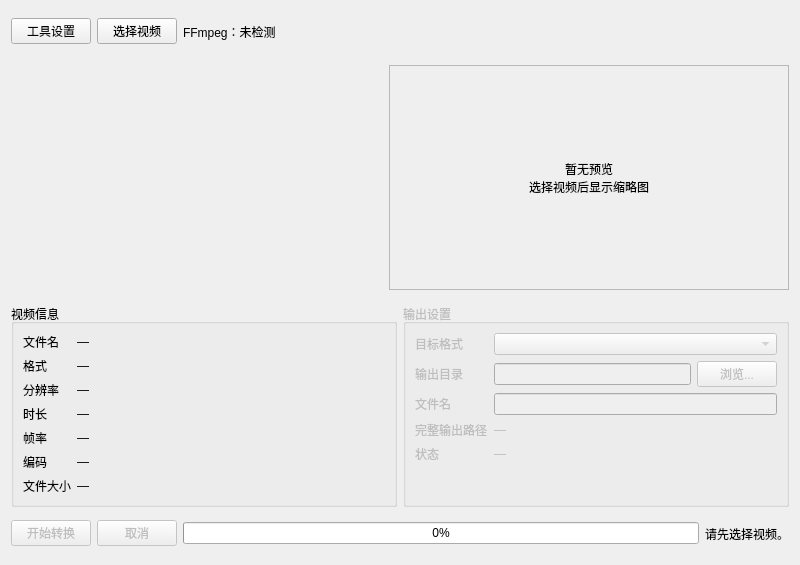
<?xml version="1.0" encoding="UTF-8"?>
<ui version="4.0">
 <class>Widget</class>
 <widget class="QWidget" name="Widget">
  <property name="geometry">
   <rect>
    <x>0</x>
    <y>0</y>
    <width>800</width>
    <height>565</height>
   </rect>
  </property>
  <property name="windowTitle">
   <string>视频格式转换器</string>
  </property>
  <layout class="QVBoxLayout" name="mainLayout">
   <item>
    <layout class="QHBoxLayout" name="toolbarLayout">
     <item>
      <widget class="QPushButton" name="settingsButton">
       <property name="text">
        <string>工具设置</string>
       </property>
      </widget>
     </item>
     <item>
      <widget class="QPushButton" name="browseButton">
       <property name="text">
        <string>选择视频</string>
       </property>
      </widget>
     </item>
     <item>
      <widget class="QLabel" name="toolStatusLabel">
       <property name="text">
        <string>FFmpeg：未检测</string>
       </property>
      </widget>
     </item>
     <item>
      <spacer name="toolbarSpacer">
       <property name="orientation">
        <enum>Qt::Orientation::Horizontal</enum>
       </property>
       <property name="sizeHint" stdset="0">
        <size>
         <width>40</width>
         <height>20</height>
        </size>
       </property>
      </spacer>
     </item>
    </layout>
   </item>
   <item>
    <layout class="QHBoxLayout" name="previewLayout">
     <item>
      <widget class="DropArea" name="dropArea">
       <property name="minimumSize">
        <size>
         <width>0</width>
         <height>240</height>
        </size>
       </property>
      </widget>
     </item>
     <item>
      <widget class="QLabel" name="thumbnailLabel">
       <property name="minimumSize">
        <size>
         <width>400</width>
         <height>225</height>
        </size>
       </property>
       <property name="maximumSize">
        <size>
         <width>400</width>
         <height>225</height>
        </size>
       </property>
       <property name="accessibleName">
        <string>视频缩略图</string>
       </property>
       <property name="accessibleDescription">
        <string>缩略图未加载</string>
       </property>
       <property name="frameShape">
        <enum>QFrame::Shape::StyledPanel</enum>
       </property>
       <property name="text">
        <string>暂无预览
选择视频后显示缩略图</string>
       </property>
       <property name="alignment">
        <set>Qt::AlignmentFlag::AlignCenter</set>
       </property>
       <property name="wordWrap">
        <bool>true</bool>
       </property>
      </widget>
     </item>
    </layout>
   </item>
   <item>
    <layout class="QHBoxLayout" name="bottomLayout">
     <item>
      <widget class="QGroupBox" name="infoGroup">
       <property name="sizePolicy">
        <sizepolicy hsizetype="Expanding" vsizetype="Preferred">
         <horstretch>1</horstretch>
         <verstretch>0</verstretch>
        </sizepolicy>
       </property>
       <property name="title">
        <string>视频信息</string>
       </property>
       <layout class="QFormLayout" name="infoLayout">
        <item row="0" column="0">
         <widget class="QLabel" name="fileNameTitle">
          <property name="text">
           <string>文件名</string>
          </property>
         </widget>
        </item>
        <item row="0" column="1">
         <widget class="QLabel" name="fileNameValue">
          <property name="sizePolicy">
           <sizepolicy hsizetype="Ignored" vsizetype="Preferred">
            <horstretch>0</horstretch>
            <verstretch>0</verstretch>
           </sizepolicy>
          </property>
          <property name="text">
           <string>—</string>
          </property>
          <property name="wordWrap">
           <bool>false</bool>
          </property>
         </widget>
        </item>
        <item row="1" column="0">
         <widget class="QLabel" name="containerTitle">
          <property name="text">
           <string>格式</string>
          </property>
         </widget>
        </item>
        <item row="1" column="1">
         <widget class="QLabel" name="containerValue">
          <property name="text">
           <string>—</string>
          </property>
         </widget>
        </item>
        <item row="2" column="0">
         <widget class="QLabel" name="resolutionTitle">
          <property name="text">
           <string>分辨率</string>
          </property>
         </widget>
        </item>
        <item row="2" column="1">
         <widget class="QLabel" name="resolutionValue">
          <property name="text">
           <string>—</string>
          </property>
         </widget>
        </item>
        <item row="3" column="0">
         <widget class="QLabel" name="durationTitle">
          <property name="text">
           <string>时长</string>
          </property>
         </widget>
        </item>
        <item row="3" column="1">
         <widget class="QLabel" name="durationValue">
          <property name="text">
           <string>—</string>
          </property>
         </widget>
        </item>
        <item row="4" column="0">
         <widget class="QLabel" name="frameRateTitle">
          <property name="text">
           <string>帧率</string>
          </property>
         </widget>
        </item>
        <item row="4" column="1">
         <widget class="QLabel" name="frameRateValue">
          <property name="text">
           <string>—</string>
          </property>
         </widget>
        </item>
        <item row="5" column="0">
         <widget class="QLabel" name="codecTitle">
          <property name="text">
           <string>编码</string>
          </property>
         </widget>
        </item>
        <item row="5" column="1">
         <widget class="QLabel" name="codecValue">
          <property name="text">
           <string>—</string>
          </property>
         </widget>
        </item>
        <item row="6" column="0">
         <widget class="QLabel" name="sizeTitle">
          <property name="text">
           <string>文件大小</string>
          </property>
         </widget>
        </item>
        <item row="6" column="1">
         <widget class="QLabel" name="sizeValue">
          <property name="text">
           <string>—</string>
          </property>
         </widget>
        </item>
       </layout>
      </widget>
     </item>
     <item>
      <widget class="QGroupBox" name="outputGroup">
       <property name="enabled">
        <bool>false</bool>
       </property>
       <property name="sizePolicy">
        <sizepolicy hsizetype="Expanding" vsizetype="Preferred">
         <horstretch>1</horstretch>
         <verstretch>0</verstretch>
        </sizepolicy>
       </property>
       <property name="title">
        <string>输出设置</string>
       </property>
       <layout class="QFormLayout" name="outputLayout">
        <item row="0" column="0">
         <widget class="QLabel" name="formatTitle">
          <property name="text">
           <string>目标格式</string>
          </property>
         </widget>
        </item>
        <item row="0" column="1">
         <widget class="QComboBox" name="formatCombo"/>
        </item>
        <item row="1" column="0">
         <widget class="QLabel" name="outputDirTitle">
          <property name="text">
           <string>输出目录</string>
          </property>
         </widget>
        </item>
        <item row="1" column="1">
         <layout class="QHBoxLayout" name="outputDirRowLayout">
          <item>
           <widget class="QLineEdit" name="outputDirEdit">
            <property name="readOnly">
             <bool>true</bool>
            </property>
           </widget>
          </item>
          <item>
           <widget class="QPushButton" name="outputDirButton">
            <property name="text">
             <string>浏览...</string>
            </property>
           </widget>
          </item>
         </layout>
        </item>
        <item row="2" column="0">
         <widget class="QLabel" name="outputNameTitle">
          <property name="text">
           <string>文件名</string>
          </property>
         </widget>
        </item>
        <item row="2" column="1">
         <widget class="QLineEdit" name="outputNameEdit"/>
        </item>
        <item row="3" column="0">
         <widget class="QLabel" name="outputPathTitle">
          <property name="text">
           <string>完整输出路径</string>
          </property>
         </widget>
        </item>
        <item row="3" column="1">
         <widget class="QLabel" name="outputPathLabel">
          <property name="sizePolicy">
           <sizepolicy hsizetype="Ignored" vsizetype="Preferred">
            <horstretch>0</horstretch>
            <verstretch>0</verstretch>
           </sizepolicy>
          </property>
          <property name="text">
           <string>—</string>
          </property>
          <property name="wordWrap">
           <bool>false</bool>
          </property>
         </widget>
        </item>
        <item row="4" column="0">
         <widget class="QLabel" name="outputStatusTitle">
          <property name="text">
           <string>状态</string>
          </property>
         </widget>
        </item>
        <item row="4" column="1">
         <widget class="QLabel" name="outputStatusLabel">
          <property name="text">
           <string>—</string>
          </property>
          <property name="wordWrap">
           <bool>true</bool>
          </property>
         </widget>
        </item>
       </layout>
      </widget>
     </item>
    </layout>
   </item>
   <item>
    <layout class="QHBoxLayout" name="conversionLayout">
     <item>
      <widget class="QPushButton" name="startButton">
       <property name="enabled">
        <bool>false</bool>
       </property>
       <property name="text">
        <string>开始转换</string>
       </property>
      </widget>
     </item>
     <item>
      <widget class="QPushButton" name="cancelButton">
       <property name="enabled">
        <bool>false</bool>
       </property>
       <property name="text">
        <string>取消</string>
       </property>
      </widget>
     </item>
     <item>
      <widget class="QProgressBar" name="progressBar">
       <property name="value">
        <number>0</number>
       </property>
       <property name="textVisible">
        <bool>true</bool>
       </property>
      </widget>
     </item>
     <item>
      <widget class="QLabel" name="conversionStatusLabel">
       <property name="text">
        <string>请先选择视频。</string>
       </property>
      </widget>
     </item>
    </layout>
   </item>
  </layout>
 </widget>
 <customwidgets>
  <customwidget>
   <class>DropArea</class>
   <extends>QFrame</extends>
   <header>droparea.h</header>
   <container>1</container>
  </customwidget>
 </customwidgets>
 <resources/>
 <connections/>
</ui>
